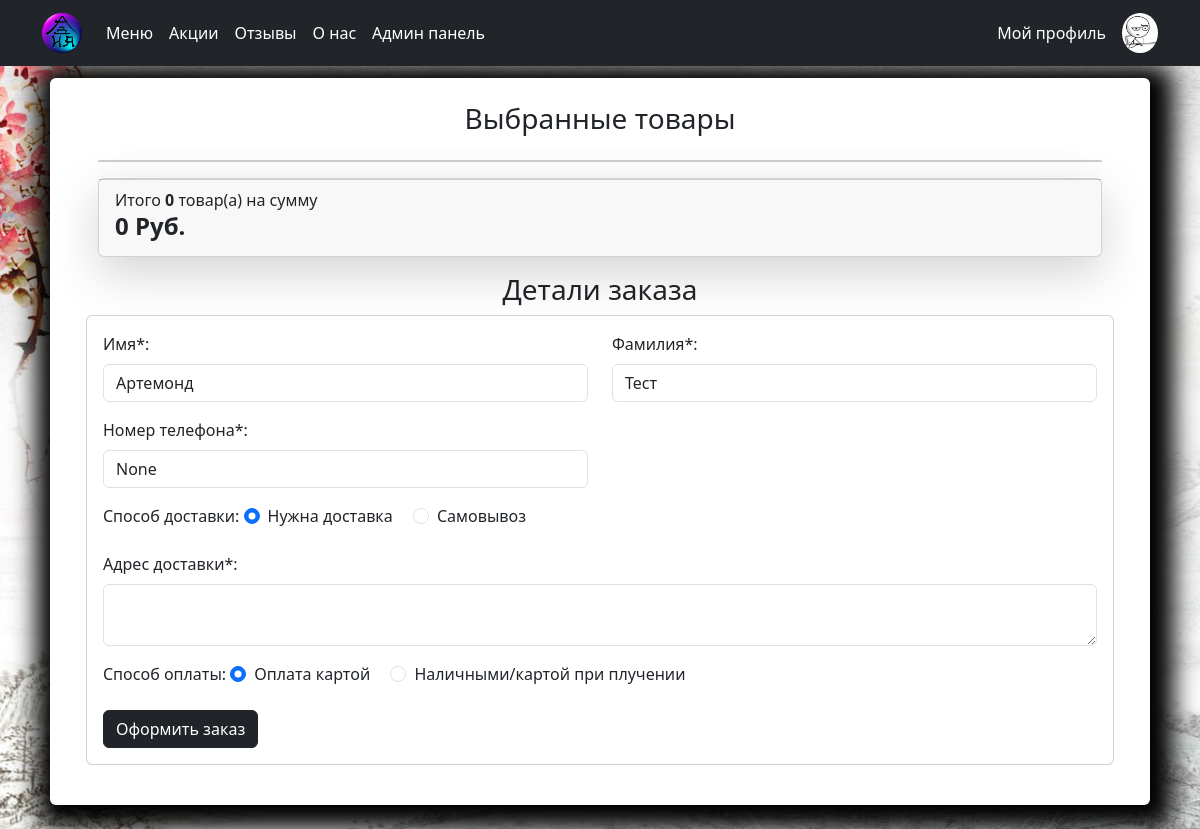
The page /orders/create-order/ (signed in) on the database its author committed.
### users/models.py (models this page shows, shortened)
class User(AbstractUser):
    image = models.ImageField(upload_to="users_image", blank=True, null=True, verbose_name='Аватар')
    phone_number = models.CharField(max_length=14, blank=True, null=True)
    class Meta:
        db_table = 'user'
        verbose_name = 'Пользователя'
        verbose_name_plural = 'Пользователи'

### orders/views.py (the view)
# urls.py: path('create-order/', views.create_order, name='create_order'),
@login_required
def create_order(request):
    if request.method == 'POST':
        form = CreateOrderForm(data=request.POST)
        if form.is_valid():
            try:
                with transaction.atomic():
                    user = request.user
                    cart_items = Cart.objects.filter(user=user)
                    if cart_items.exists():
                        start_status = OrderStatus.objects.filter(name='В обработке')
                        if not start_status: # если статусов нет то создаём
                            create_statuses()
                        order = Order.objects.create(
                            user=user,
                            phone_number=form.cleaned_data['phone_number'],
                            requires_delivery=form.cleaned_data['requires_delivery'],
                            delivery_address=form.cleaned_data['delivery_address'],
                            payment_on_get=form.cleaned_data['payment_on_get'],
                            order_status_id=1,
                        )
                        for cart_item in cart_items:
                            product=cart_item.product
                            name=cart_item.product.name
                            price=cart_item.product.self_price()
                            quantity=cart_item.quantity
                            OrderItem.objects.create(
                                order=order,
                                product=product,
                                name=name,
                                price=price,
                                quantity=quantity,
                            )
                        cart_items.delete()
                        messages.success(request, 'Заказ оформлен!')
                        return redirect('user:profile')
            except ValidationError as e:
                messages.success(request, str(e))
                return redirect('cart:order')
    else:
        initial = {
            'first_name': request.user.first_name,
            'last_name': request.user.last_name,
            'phone_number': request.user.phone_number,
            }
        form = CreateOrderForm(initial=initial)
    context = {
        'title': 'Asia - Оформление заказа',
        'form': form,
        'order': True,
    }
    return render(request, 'orders/create_order.html', context=context)

### orders/forms.py (shortened to what this page needs)
class CreateOrderForm(forms.Form):
    first_name = forms.CharField()
    last_name = forms.CharField()
    phone_number = forms.CharField()
    requires_delivery = forms.ChoiceField(
        choices=[
            ("0", False),
            ("1", True),
        ],
    )
    delivery_address = forms.CharField(required=False)
    payment_on_get = forms.ChoiceField(
        choices=[
            ("0", False),
            ("1", True),
        ],)

### carts/models.py (called while the page is built)
    def total_price(self):
        return sum(cart.products_price() for cart in self)

    def total_quantity(self):
        if self:
            return sum(cart.quantity for cart in self)
        return 0

### carts/templatetags/carts_tags.py (called while the page is built)
@register.simple_tag()
def user_carts(request):
    return get_user_carts(request)

### carts/utils.py (called while the page is built)
def get_user_carts(request):
    if request.user.is_authenticated:
        return Cart.objects.filter(user=request.user).select_related('product').order_by('product')
    if not request.session.session_key:
        request.session.create()
    return Cart.objects.filter(session_key=request.session.session_key).select_related('product')

### goods/templatetags/goods_tags.py (called while the page is built)
@register.simple_tag()
def tag_categories():
    return Categories.objects.all()

### templates/orders/create_order.html (shortened to what this page needs)
{% extends "base.html" %}
{% load static %}
{% load carts_tags %}
{% block content %}
<div class=" bg-white p-4 mb-4 mx-2 rounded custom-shadow">
    <div class="container">
        <h3 class="text-center mb-4">Выбранные товары</h3>
        <div class="container" id="cart-items-container">
            {% user_carts request as carts %}
            {% include "carts/includes/included_cart.html" %}
        </div>
    </div>
    <div class="container">
        <h3 class="text-center">Детали заказа</h3>
        <div class="card mb-3">
            <div class="card-body">
                <form action="{% url "orders:create_order" %}" method="post">
                    <div class="row">
                        <div class="col-md-6 mb-3">
                            <label for="id_first_name" class="form-label">Имя*:</label>
                            <input type="text" class="form-control" id="id_first_name"
                                value="{% if form.first_name.value %}{{form.first_name.value}}{% endif %}"
                                name="first_name" required>
                        </div>
                        <div class="col-md-6 mb-3">
                            <label for="id_last_name" class="form-label">Фамилия*:</label>
                            <input type="text" class="form-control" id="id_last_name" name="last_name"
                            value="{% if form.last_name.value %}{{form.last_name.value}}{% endif %}"
                            required>
                        </div>
                        <div class="col-md-6 mb-3">
                            <label for="id_phone_number" class="form-label">Номер телефона*:</label>
                            <input type="text" class="form-control" id="id_phone_number" name="phone_number"
                                value="{% if form.phone_number.value %}{{ form.phone_number.value }}{% endif %}"
                                placeholder="В формате: XXX-XXX-XX-XX"
                                required>
                        </div>
                        <div class="col-md-12 mb-3">
                            <label for="delivery" class="form-label">Способ доставки: </label>
                            <div class="form-check form-check-inline">
                                <input class="form-check-input" type="radio" name="requires_delivery"
                                    id="id_requires_delivery" value="1" checked>
                                <label class="form-check-label" for="id_requires_delivery">Нужна
                                    доставка</label>
                            </div>
                            <div class="form-check form-check-inline">
                                <input class="form-check-input" type="radio" name="requires_delivery"
                                    id="id_requires_delivery" value="0">
                                <label class="form-check-label" for="id_requires_delivery">Самовывоз</label>
                            </div>
                        </div>
                        <div class="mb-3" id="deliveryAddressField">
                            <label for="id_delivery_address" class="form-label">Адрес
                                доставки*:</label>
                            <textarea class="form-control" id="id_delivery_address"
                                value="{% if form.delivery_address.value %}{{form.delivery_address.value}}{% endif %}"
                                name="delivery_address" rows="2"></textarea>
                        </div>
                        <div class="col-md-12 mb-3">
                            <label class="form-label">Способ оплаты: </label>
                            <div class="form-check form-check-inline">
                                <input class="form-check-input" type="radio" name="payment_on_get"
                                    id="id_payment_on_get" value="0" checked>
                                <label class="form-check-label" for="id_payment_on_get">Оплата
                                    картой</label>
                            </div>
                            <div class="form-check form-check-inline">
                                <input class="form-check-input" type="radio" name="payment_on_get"
                                    id="id_payment_on_get" value="1">
                                <label class="form-check-label" for="id_payment_on_get">Наличными/картой
                                    при плучении</label>
                            </div>
                        </div>
                    </div>
                    <button type="submit" class="btn btn-dark">Оформить заказ</button>
                </form>
            </div>
        </div>
    </div>
</div>
{% endblock content %}

### static/deps/css/my_css.css (style rules this page uses)
body { background-image: url("../images/site-bg-image-3.jpg"); background-repeat: no-repeat; background-attachment: fixed; background-position: center center; background-size: cover; height: 100%; min-height:100vh; min-height:100svh; display:flex; flex-direction:column; }
.custom-shadow { box-shadow: 5px 5px 25px 19px #000000; }

### rows shown on the page
User: first_name "Артемонд", last_name "Тест", phone_number "None"

### other values the page prints
{{ carts.total_quantity }} "0"
{{ carts.total_price }} "0"
